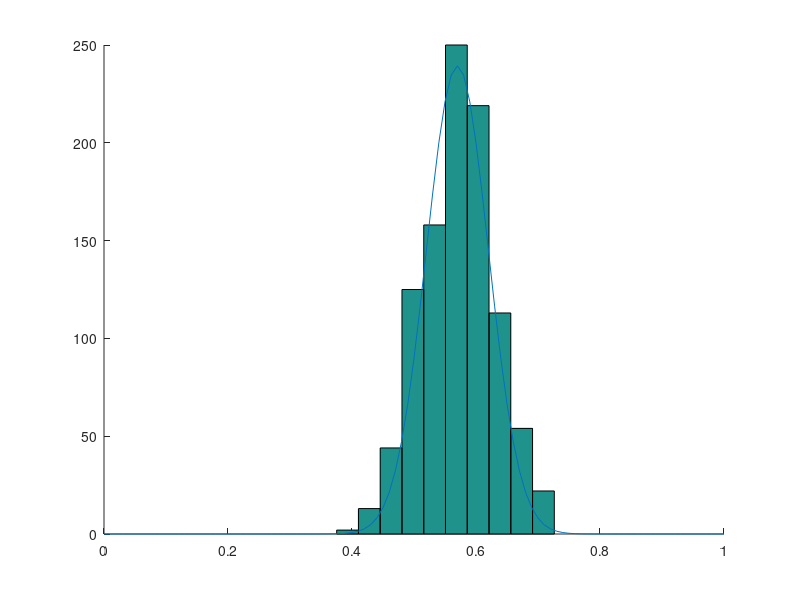

Source code (MATLAB):
% Central limit theorem demonstration
%
% Draw s samples of size n from some distribution.
% Then plot a histogram of their means to show that it's a Gaussian.
%

% draw a sample of size n from some distribution
%
%draw = @(n) unifrnd(0, 1, n, 1); % uniform random between 0 and 1
draw = @(n) betarnd(0.4, 0.3, n, 1); % beta distribution with A = 0.4, B = 0.3

n = 40; % sample size
s = 1000; % # of samples

samples = zeros(n, s);
for i = 1:s
    samples(:, i) = draw(n);
end

figure;
hold on;

hist(mean(samples));

% the constants are totally made up
% this is just to make the point that it's a gaussian
plot(0:0.01:1, 30 * normpdf(0:0.01:1, 0.57, 0.05));

hold off;

